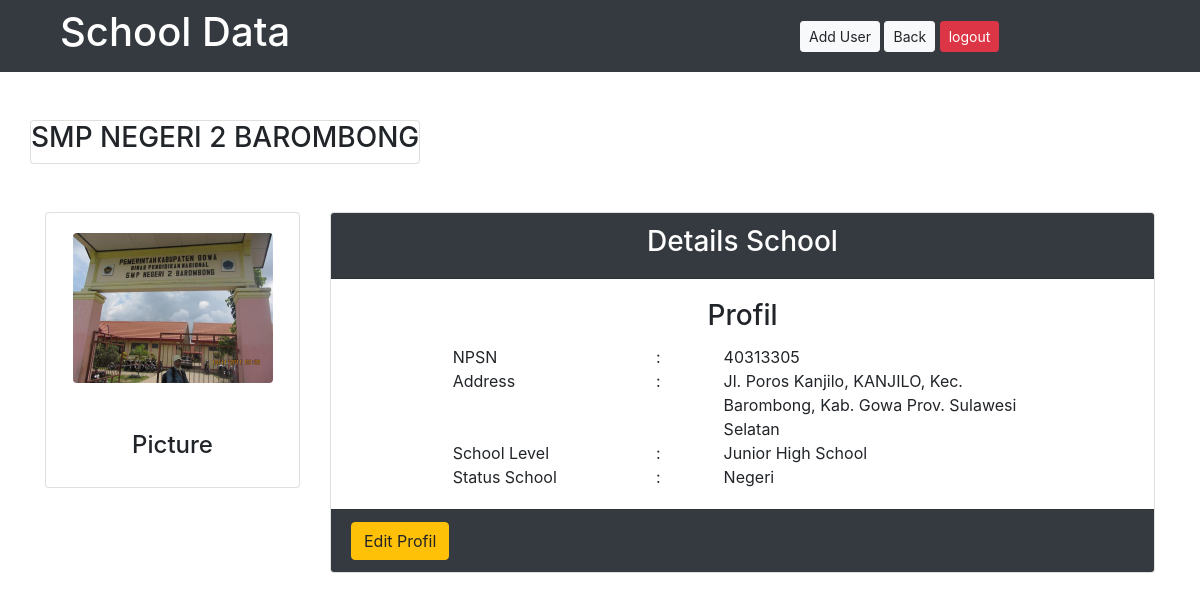
Page /index.php?page=details-school&id=2 (signed in) on the committed database.
### tables this page shows
CREATE TABLE `school_tb` (
  `id` int(11) NOT NULL,
  `NPSN` varchar(20) NOT NULL,
  `name_school` varchar(30) NOT NULL,
  `address` text NOT NULL,
  `logo_school` varchar(50) NOT NULL,
  `school_level` varchar(20) NOT NULL,
  `status_school` varchar(20) NOT NULL,
  `user_id` int(11) NOT NULL
);

### detailsschool.php (the view, shortened to what this page needs)
<?php
$id = $_GET['id'];
require_once 'koneksi.php';
$query = mysqli_query($db,"SELECT * FROM school_tb WHERE id='$id'");
 $data=mysqli_fetch_assoc($query)
?>
<div class="row mt-5 mb-5">
    <div class="card">
        <h3><?=$data['name_school']?></h3>
    </div>
</div>
<div class="row justify-content-start  mt-5">
    <div class="col-sm-3">
        <div class="card">
            <div class="card-body">
                <img src="assets/<?=$data['logo_school']?>" class="rounded mx-auto d-block" width="200px" alt="">
                <h4 class="text-center mt-5">Picture</h4>
            </div>
        </div>
    </div>
    <div class="col-sm-9">
        <div class="card">
            <div class="card-header bg-dark text-center">
                <h3 style="color:white;">Details School</h3>
            </div>
            <div class="card-body">
                <div class="card-title">
                    <h3 class="text-center">Profil</h3>
                </div>
                <div class="row justify-content-center">
                    <div class="col-sm-3">
                        <th>NPSN</th>
                    </div>
                    <div class="col-sm-1">
                        <td>:</td>
                    </div>
                    <div class="col-sm-5">
                        <td><?=$data['NPSN']?></td>
                    </div>
                </div>
                <div class="row justify-content-center">
                    <div class="col-sm-3">
                        <th>Address</th>
                    </div>
                    <div class="col-sm-1">
                        <td>:</td>
                    </div>
                    <div class="col-sm-5">
                        <td><?=$data['address']?></td>
                    </div>
                </div>
                <div class="row justify-content-center">
                    <div class="col-sm-3">
                        <th>School Level</th>
                    </div>
                    <div class="col-sm-1">
                        <td>:</td>
                    </div>
                    <div class="col-sm-5">
                        <td><?=$data['school_level']?></td>
                    </div>
                </div>
                <div class="row justify-content-center">
                    <div class="col-sm-3">
                        <th>Status School</th>
                    </div>
                    <div class="col-sm-1">
                        <td>:</td>
                    </div>
                    <div class="col-sm-5">
                        <td><?=$data['status_school']?></td>
                    </div>
                </div>
            </div>
            <div class="card-footer bg-dark">
                <a href="index.php?page=edit-school&id=<?=$data['id']?>" class="btn btn-warning">Edit Profil</a>
            </div>
        </div>
    </div>
</div>

### rows in the picture
school_tb: name_school "SMP NEGERI 2 BAROMBONG", logo_school (picture), NPSN "40313305", address "Jl. Poros Kanjilo, KANJILO, Kec. Barombong, Kab. Gowa Prov. Sulawesi Selatan", school_level "Junior High School", status_school "Negeri"
